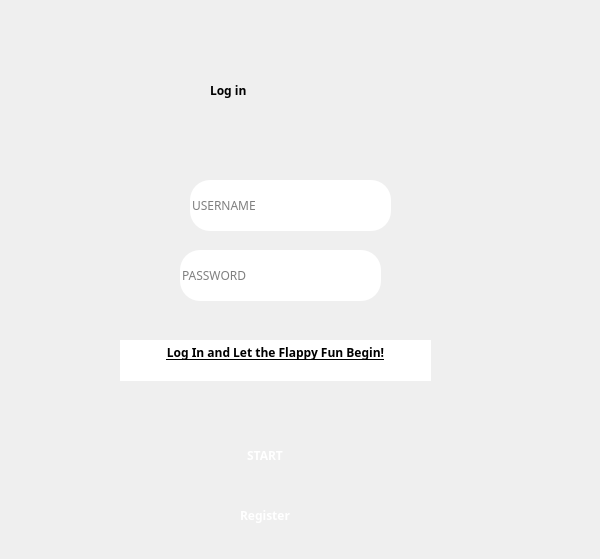
<?xml version="1.0" encoding="UTF-8"?>
<ui version="4.0">
 <class>Form</class>
 <widget class="QWidget" name="Form">
  <property name="geometry">
   <rect>
    <x>0</x>
    <y>0</y>
    <width>600</width>
    <height>559</height>
   </rect>
  </property>
  <property name="font">
   <font>
    <family>Sans Serif Collection</family>
    <bold>true</bold>
   </font>
  </property>
  <property name="cursor">
   <cursorShape>PointingHandCursor</cursorShape>
  </property>
  <property name="windowTitle">
   <string>Form</string>
  </property>
  <property name="styleSheet">
   <string notr="true">background-image: url(img/bg.png); border-radius : 20px;</string>
  </property>
  <widget class="QLabel" name="label">
   <property name="geometry">
    <rect>
     <x>0</x>
     <y>-20</y>
     <width>600</width>
     <height>600</height>
    </rect>
   </property>
  </widget>
  <widget class="QLineEdit" name="lineEdit">
   <property name="geometry">
    <rect>
     <x>190</x>
     <y>180</y>
     <width>201</width>
     <height>51</height>
    </rect>
   </property>
   <property name="font">
    <font>
     <family>Perpetua Titling MT</family>
    </font>
   </property>
   <property name="styleSheet">
    <string notr="true">border : none;</string>
   </property>
   <property name="text">
    <string/>
   </property>
   <property name="placeholderText">
    <string>USERNAME</string>
   </property>
  </widget>
  <widget class="QLabel" name="label_2">
   <property name="geometry">
    <rect>
     <x>210</x>
     <y>60</y>
     <width>141</width>
     <height>61</height>
    </rect>
   </property>
   <property name="font">
    <font>
     <family>Roman</family>
     <bold>true</bold>
    </font>
   </property>
   <property name="text">
    <string>Log in</string>
   </property>
  </widget>
  <widget class="QPushButton" name="pushButton">
   <property name="geometry">
    <rect>
     <x>190</x>
     <y>430</y>
     <width>150</width>
     <height>51</height>
    </rect>
   </property>
   <property name="font">
    <font>
     <family>Roman</family>
     <bold>true</bold>
    </font>
   </property>
   <property name="styleSheet">
    <string notr="true">color : white</string>
   </property>
   <property name="text">
    <string>START</string>
   </property>
  </widget>
  <widget class="QTextEdit" name="textEdit">
   <property name="geometry">
    <rect>
     <x>120</x>
     <y>340</y>
     <width>311</width>
     <height>41</height>
    </rect>
   </property>
   <property name="font">
    <font>
     <family>Roman</family>
     <italic>false</italic>
     <bold>true</bold>
     <underline>true</underline>
    </font>
   </property>
   <property name="html">
    <string>&lt;!DOCTYPE HTML PUBLIC &quot;-//W3C//DTD HTML 4.0//EN&quot; &quot;http://www.w3.org/TR/REC-html40/strict.dtd&quot;&gt;
&lt;html&gt;&lt;head&gt;&lt;meta name=&quot;qrichtext&quot; content=&quot;1&quot; /&gt;&lt;meta charset=&quot;utf-8&quot; /&gt;&lt;style type=&quot;text/css&quot;&gt;
p, li { white-space: pre-wrap; }
hr { height: 1px; border-width: 0; }
li.unchecked::marker { content: &quot;\2610&quot;; }
li.checked::marker { content: &quot;\2612&quot;; }
&lt;/style&gt;&lt;/head&gt;&lt;body style=&quot; font-family:'Roman'; font-size:9pt; font-weight:700; font-style:normal; text-decoration: underline;&quot;&gt;
&lt;p align=&quot;center&quot; style=&quot; margin-top:0px; margin-bottom:0px; margin-left:0px; margin-right:0px; -qt-block-indent:0; text-indent:0px;&quot;&gt;&lt;span style=&quot; font-family:'Segoe UI';&quot;&gt;Log In and Let the Flappy Fun Begin!&lt;/span&gt;&lt;/p&gt;&lt;/body&gt;&lt;/html&gt;</string>
   </property>
  </widget>
  <widget class="QLineEdit" name="lineEdit_2">
   <property name="geometry">
    <rect>
     <x>180</x>
     <y>250</y>
     <width>201</width>
     <height>51</height>
    </rect>
   </property>
   <property name="font">
    <font>
     <family>Perpetua Titling MT</family>
    </font>
   </property>
   <property name="text">
    <string/>
   </property>
   <property name="echoMode">
    <enum>QLineEdit::Password</enum>
   </property>
   <property name="placeholderText">
    <string>PASSWORD</string>
   </property>
  </widget>
  <widget class="QPushButton" name="createAccountButton">
   <property name="geometry">
    <rect>
     <x>190</x>
     <y>490</y>
     <width>150</width>
     <height>51</height>
    </rect>
   </property>
   <property name="font">
    <font>
     <family>Roman</family>
     <bold>true</bold>
    </font>
   </property>
   <property name="styleSheet">
    <string notr="true">color : white</string>
   </property>
   <property name="text">
    <string>Register</string>
   </property>
  </widget>
 </widget>
 <resources>
  <include location="res.qrc"/>
 </resources>
 <connections/>
</ui>
